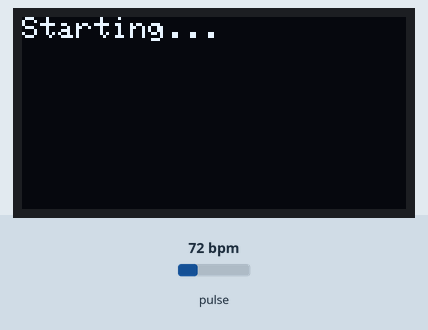
Recording of a sketch running on a simulated ESP8266 (NodeMCU). On the bench: 128×64 one-colour display. The inputs (shaded band) are chosen by the test bench; at power-on: pulse 72 bpm. WiFi joins after 1.5 s; servers stay silent unless stated; uploads are accepted with an empty reply; what the sketch prints to the serial monitor is not drawn.

Above: at 0.1 s.
At 6.8 s:
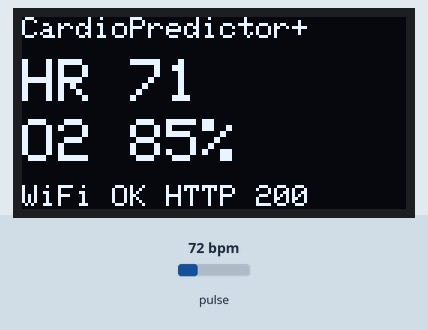
At 31.8 s:
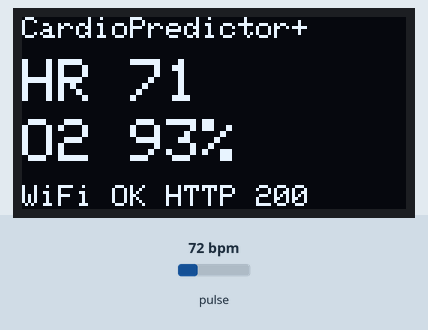
At 61.8 s:
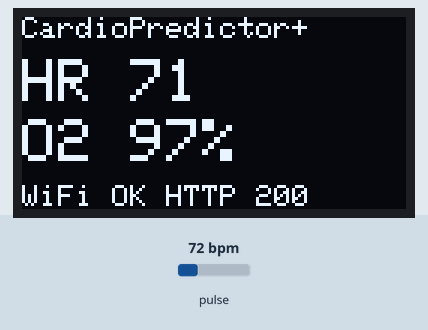
At 126.9 s:
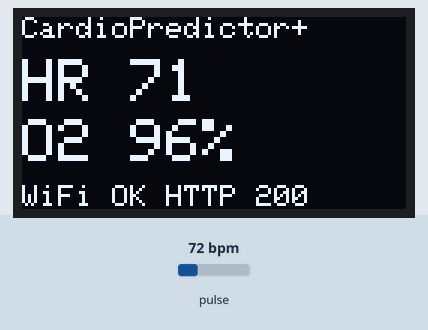

Measured:
- what the display in image 1 shows lasts 25.0 s, from 6.8 s to 31.8 s
- what the display in image 2 shows lasts 5.0 s, from 31.8 s to 36.8 s

The sketch:

esp8266_cardio.ino
```cpp
/*
  CardioPredictor+ sensor node (NodeMCU ESP8266)

  Reads heart rate and an approximate SpO2 from a MAX30102, shows them on a
  0.96" SSD1306 OLED, and POSTs a reading to the laptop every 5 seconds:

      POST http://<laptop>:8000/device/reading
      X-Device-Key: <DEVICE_KEY>
      {"device_id":..., "patient_id":..., "heart_rate":72, "spo2":97, "signal_ok":true}

  When there is no finger (or no clear pulse yet) it sends signal_ok=false and
  null values, so the dashboard shows "No finger" instead of a wrong number.

  Libraries (Arduino IDE > Library Manager):
    - SparkFun MAX3010x Pulse and Proximity Sensor Library
    - Adafruit SSD1306 and Adafruit GFX
    - ArduinoJson (version 6.x)
  Board: "NodeMCU 1.0 (ESP-12E Module)", upload speed 115200.

  SpO2 note: this is a rough ratio-of-ratios estimate, not a clinical oximeter.
  The MAX30102 module is hobby-grade. The model does not use SpO2.
*/

#include <ESP8266WiFi.h>
#include <ESP8266HTTPClient.h>
#include <WiFiClient.h>
#include <Wire.h>
#include <ArduinoJson.h>
#include <Adafruit_GFX.h>
#include <Adafruit_SSD1306.h>
#include "MAX30105.h"   // SparkFun library; also works with the MAX30102 chip
#include "heartRate.h"  // checkForBeat()
#include "config.h"

Adafruit_SSD1306 display(128, 64, &Wire, -1);
MAX30105 sensor;

// ---- timing ----
const unsigned long POST_EVERY_MS = 5000;
const unsigned long WIFI_RETRY_MS = 10000;
unsigned long lastPost = 0;
unsigned long lastWifiTry = 0;
int lastHttpCode = 0;

// ---- finger / beat detection ----
const long FINGER_IR_MIN = 30000;   // IR below this = no finger on the sensor
const byte RATE_SIZE = 4;           // average of the last 4 beat intervals
int rates[RATE_SIZE];
byte rateCount = 0;
byte rateSpot = 0;
long lastBeatMs = 0;
int beatAvg = 0;                    // 0 = no valid heart rate yet

// ---- approximate SpO2 (ratio of ratios) ----
double dcRed = 0, dcIr = 0, acRed = 0, acIr = 0;
double spo2Smooth = -1;
int spo2Out = 0;                    // 0 = no valid SpO2 yet

void resetVitals() {
  rateCount = 0;
  rateSpot = 0;
  beatAvg = 0;
  spo2Out = 0;
  spo2Smooth = -1;
  dcRed = dcIr = acRed = acIr = 0;
}

void processSample(long ir, long red) {
  bool fingerOn = ir > FINGER_IR_MIN;
  if (!fingerOn) {
    resetVitals();
    return;
  }

  if (checkForBeat(ir)) {
    long now = millis();
    long intervalMs = now - lastBeatMs;
    lastBeatMs = now;
    if (intervalMs > 0) {
      int bpm = (int)(60000L / intervalMs);
      if (bpm >= 30 && bpm <= 220) {
        rates[rateSpot] = bpm;
        rateSpot = (rateSpot + 1) % RATE_SIZE;
        if (rateCount < RATE_SIZE) rateCount++;
        long sum = 0;
        for (byte i = 0; i < rateCount; i++) sum += rates[i];
        beatAvg = (int)(sum / rateCount);
      }
    }
  }

  // Slow DC level and running AC amplitude for red and IR.
  dcRed += (red - dcRed) * 0.01;
  dcIr  += (ir  - dcIr)  * 0.01;
  acRed += (fabs(red - dcRed) - acRed) * 0.05;
  acIr  += (fabs(ir  - dcIr)  - acIr)  * 0.05;

  if (rateCount >= 2 && dcRed > 0 && dcIr > 0 && acIr > 0) {
    double R = (acRed / dcRed) / (acIr / dcIr);
    double est = 110.0 - 25.0 * R;
    if (spo2Smooth < 0) spo2Smooth = est;
    else spo2Smooth = 0.9 * spo2Smooth + 0.1 * est;
    if (spo2Smooth > 100) spo2Smooth = 100;
    if (spo2Smooth < 70) spo2Smooth = 70;
    spo2Out = (int)(spo2Smooth + 0.5);
  }
}

void connectWifi() {
  WiFi.mode(WIFI_STA);
  WiFi.begin(WIFI_SSID, WIFI_PASSWORD);
  unsigned long start = millis();
  while (WiFi.status() != WL_CONNECTED && millis() - start < 15000) {
    delay(250);
    Serial.print('.');
  }
  Serial.println(WiFi.status() == WL_CONNECTED ? " connected" : " not yet");
}

void postReading(bool signalOk, int hr, int spo2) {
  if (WiFi.status() != WL_CONNECTED) { lastHttpCode = -1; return; }

  char url[80];
  snprintf(url, sizeof(url), "http://%s:%d/device/reading", SERVER_HOST, SERVER_PORT);

  StaticJsonDocument<256> doc;
  doc["device_id"] = DEVICE_ID;
  doc["patient_id"] = PATIENT_ID;
  doc["signal_ok"] = signalOk;
  if (signalOk && hr > 0) doc["heart_rate"] = hr; else doc["heart_rate"] = nullptr;
  if (signalOk && spo2 >= 70) doc["spo2"] = spo2; else doc["spo2"] = nullptr;

  char body[256];
  serializeJson(doc, body, sizeof(body));

  WiFiClient client;
  HTTPClient http;
  http.setTimeout(3000);
  http.begin(client, url);
  http.addHeader("Content-Type", "application/json");
  http.addHeader("X-Device-Key", DEVICE_KEY);
  lastHttpCode = http.POST(body);
  http.end();
  Serial.printf("POST %s -> %d\n", body, lastHttpCode);
}

void drawScreen(bool signalOk) {
  display.clearDisplay();
  display.setTextColor(SSD1306_WHITE);

  display.setTextSize(1);
  display.setCursor(0, 0);
  display.print("CardioPredictor+");

  display.setTextSize(2);
  display.setCursor(0, 14);
  if (signalOk && beatAvg > 0) {
    display.print("HR ");
    display.print(beatAvg);
  } else {
    display.print("HR --");
  }

  display.setCursor(0, 34);
  if (signalOk && spo2Out > 0) {
    display.print("O2 ");
    display.print(spo2Out);
    display.print("%");
  } else {
    display.print("O2 --");
  }

  display.setTextSize(1);
  display.setCursor(0, 56);
  if (!signalOk) {
    display.print("Place finger");
  } else {
    display.print(WiFi.status() == WL_CONNECTED ? "WiFi OK " : "WiFi down ");
    display.print("HTTP ");
    display.print(lastHttpCode);
  }
  display.display();
}

void setup() {
  Serial.begin(115200);
  Wire.begin(D2, D1);  // SDA = D2, SCL = D1

  if (!display.begin(SSD1306_SWITCHCAPVCC, 0x3C)) {
    Serial.println("OLED not found at 0x3C");
  }
  display.clearDisplay();
  display.setTextSize(1);
  display.setCursor(0, 0);
  display.print("Starting...");
  display.display();

  if (!sensor.begin(Wire, I2C_SPEED_FAST)) {
    Serial.println("MAX30102 not found at 0x57. Check wiring.");
    display.clearDisplay();
    display.setCursor(0, 0);
    display.print("Sensor not found");
    display.display();
    while (true) delay(1000);
  }
  // LED brightness 60, average 4 samples, red+IR, 100 Hz, pulse width 411, ADC range 4096.
  sensor.setup(60, 4, 2, 100, 411, 4096);

  connectWifi();
  lastPost = millis();
}

void loop() {
  // Drain the sensor FIFO so no samples are lost.
  sensor.check();
  while (sensor.available()) {
    processSample(sensor.getFIFOIR(), sensor.getFIFORed());
    sensor.nextSample();
  }

  unsigned long now = millis();

  if (WiFi.status() != WL_CONNECTED && now - lastWifiTry > WIFI_RETRY_MS) {
    lastWifiTry = now;
    WiFi.disconnect();
    WiFi.begin(WIFI_SSID, WIFI_PASSWORD);
  }

  if (now - lastPost >= POST_EVERY_MS) {
    lastPost = now;
    bool signalOk = (beatAvg > 0);
    postReading(signalOk, beatAvg, spo2Out);
    drawScreen(signalOk);
  }
}
```

config.h
```cpp
// config.h -- edit these for your network and laptop before flashing.

// Wi-Fi (2.4 GHz only: the ESP8266 cannot join 5 GHz networks)
#define WIFI_SSID      "YOUR_WIFI_NAME"
#define WIFI_PASSWORD  "YOUR_WIFI_PASSWORD"

// Laptop running uvicorn. Find it with `ipconfig` (Windows) or `ip addr` (Linux).
// Give the laptop a fixed IP in your router, or the device will stop finding it
// when the address changes.
#define SERVER_HOST    "192.168.1.50"
#define SERVER_PORT    8000

// Must match the CARDIO_DEVICE_KEY environment variable on the laptop.
#define DEVICE_KEY     "choose-a-long-secret"

// Shown on the dashboard. Keep the same patient ID you use in the form.
#define DEVICE_ID      "esp8266-01"
#define PATIENT_ID     "patient_001"
```
